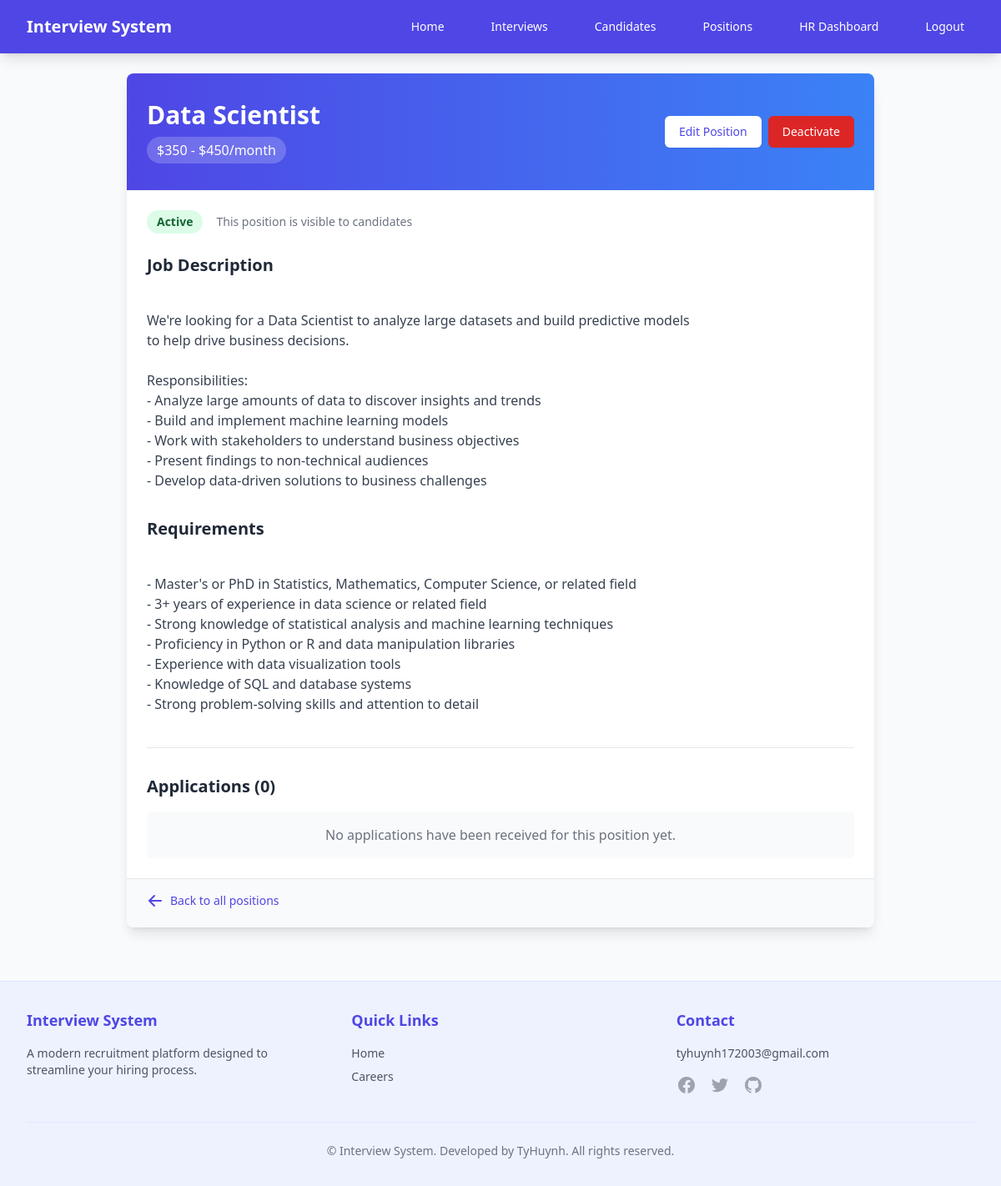
Page /positions/4/ (signed in) on the earlier database version.
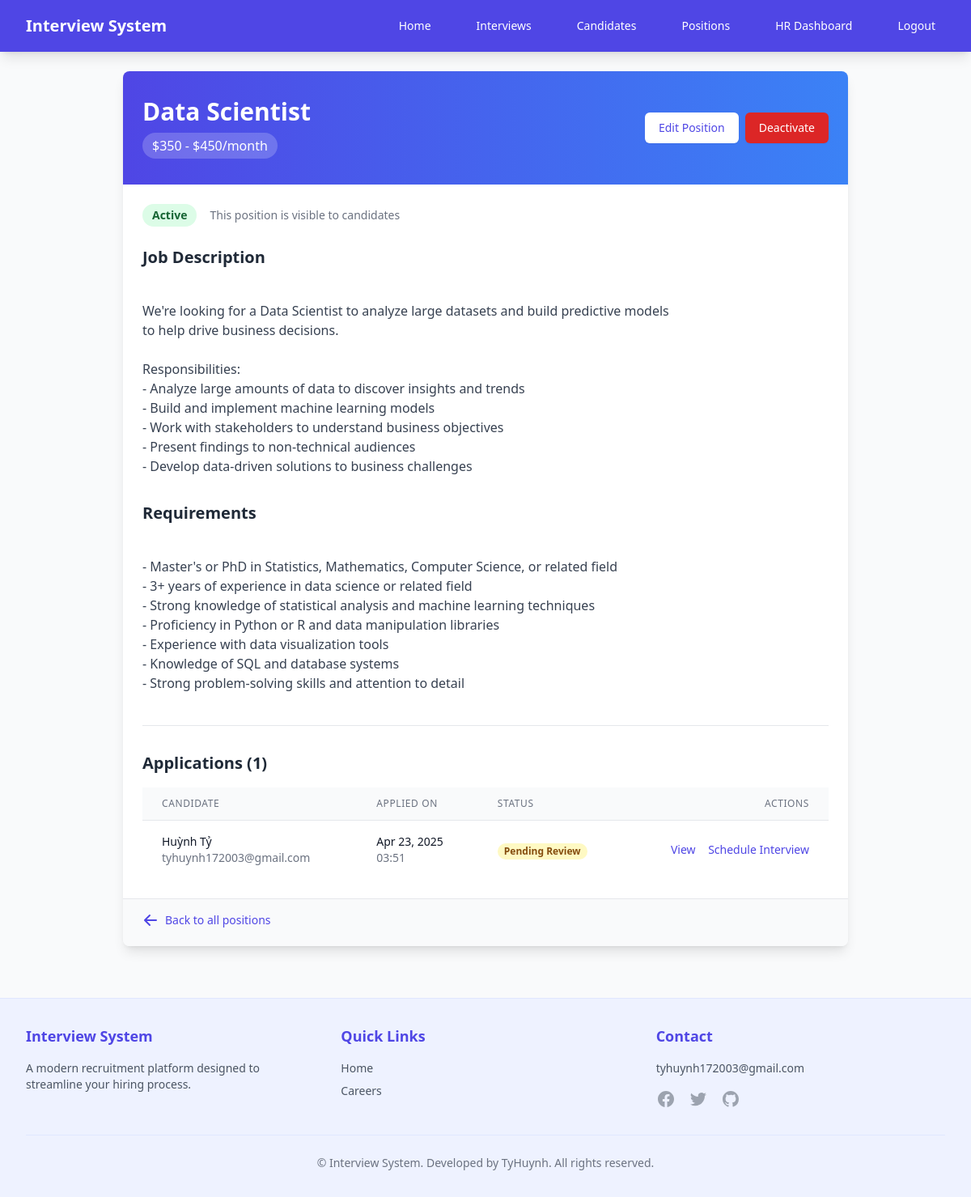
Same page on the later database version.
### recruitment/models.py (models this page shows, shortened)
class Application(models.Model):
    STATUS_CHOICES = [
        ('pending', 'Pending Review'),
        ('reviewing', 'Under Review'),
        ('interview', 'Interview Scheduled'),
        ('accepted', 'Accepted'),
        ('rejected', 'Rejected'),
    ]
    candidate = models.ForeignKey(Candidate, on_delete=models.CASCADE, related_name='applications')
    position = models.ForeignKey(Position, on_delete=models.CASCADE, related_name='applications')
    cover_letter = models.TextField(blank=True)
    resume = models.FileField(upload_to='resumes/', blank=True, null=True)
    created_at = models.DateTimeField(auto_now_add=True)
    updated_at = models.DateTimeField(auto_now=True)
    status = models.CharField(max_length=20, choices=STATUS_CHOICES, default='pending')

class Candidate(models.Model):
    user = models.OneToOneField(User, on_delete=models.CASCADE, null=True, blank=True)
    name = models.CharField(max_length=100)
    email = models.EmailField(unique=True)
    phone = models.CharField(max_length=20)
    resume = models.FileField(upload_to='resumes/', null=True, blank=True)
    created_at = models.DateTimeField(auto_now_add=True)

### recruitment/views.py (the view)
# urls.py: path('positions/<int:pk>/', views.position_detail, name='position_detail'),
@login_required
@staff_member_required
def position_detail(request, pk):
    position = get_object_or_404(Position, pk=pk)
    applications = Application.objects.filter(position=position)
    return render(request, 'recruitment/position_detail.html', {
        'position': position,
        'applications': applications,
    })

### templates/recruitment/position_detail.html (shortened to what the changed rows need)
{% extends 'base.html' %}
{% block content %}
<div class="max-w-4xl mx-auto bg-white shadow-lg rounded-lg overflow-hidden">
    <div class="px-6 py-8 bg-gradient-to-r from-indigo-600 to-blue-500 flex justify-between items-center">
        <div>
            <h1 class="text-3xl font-bold text-white">{{ position.title }}</h1>
        </div>
    </div>
    <div class="p-6">
        <div class="mb-8">
            <h2 class="text-xl font-bold text-gray-800 mb-4">Job Description</h2>
        </div>
        <div class="mb-8">
            <h2 class="text-xl font-bold text-gray-800 mb-4">Requirements</h2>
        </div>
        <div class="mt-10 pt-8 border-t border-gray-200">
            <h2 class="text-xl font-bold text-gray-800 mb-4">Applications ({{ applications.count }})</h2>
            {% if applications %}
                <div class="overflow-x-auto">
                    <table class="min-w-full divide-y divide-gray-200">
                        <thead class="bg-gray-50">
                            <tr>
                                <th scope="col" class="px-6 py-3 text-left text-xs font-medium text-gray-500 uppercase tracking-wider">
                                    Candidate
                                </th>
                                <th scope="col" class="px-6 py-3 text-left text-xs font-medium text-gray-500 uppercase tracking-wider">
                                    Applied On
                                </th>
                                <th scope="col" class="px-6 py-3 text-left text-xs font-medium text-gray-500 uppercase tracking-wider">
                                    Status
                                </th>
                                <th scope="col" class="px-6 py-3 text-right text-xs font-medium text-gray-500 uppercase tracking-wider">
                                    Actions
                                </th>
                            </tr>
                        </thead>
                        <tbody class="bg-white divide-y divide-gray-200">
                            {% for application in applications %}
                                <tr>
                                    <td class="px-6 py-4 whitespace-nowrap">
                                        <div class="flex items-center">
                                            <div>
                                                <div class="text-sm font-medium text-gray-900">
                                                    {{ application.candidate.name }}
                                                </div>
                                                <div class="text-sm text-gray-500">
                                                    {{ application.candidate.email }}
                                                </div>
                                            </div>
                                        </div>
                                    </td>
                                    <td class="px-6 py-4 whitespace-nowrap">
                                        <div class="text-sm text-gray-900">{{ application.created_at|date:"M d, Y" }}</div>
                                        <div class="text-sm text-gray-500">{{ application.created_at|time:"H:i" }}</div>
                                    </td>
                                    <td class="px-6 py-4 whitespace-nowrap">
                                        <span class="px-2 inline-flex text-xs leading-5 font-semibold rounded-full
                                            {% if application.status == 'pending' %}bg-yellow-100 text-yellow-800
                                            {% elif application.status == 'reviewed' %}bg-blue-100 text-blue-800
                                            {% elif application.status == 'interviewing' %}bg-purple-100 text-purple-800
                                            {% elif application.status == 'accepted' %}bg-green-100 text-green-800
                                            {% elif application.status == 'rejected' %}bg-red-100 text-red-800
                                            {% endif %}">
                                            {{ application.get_status_display }}
                                        </span>
                                    </td>
                                    <td class="px-6 py-4 whitespace-nowrap text-right text-sm font-medium">
                                        <a href="#" class="text-indigo-600 hover:text-indigo-900 mr-3">View</a>
                                        <a href="#" class="text-indigo-600 hover:text-indigo-900">Schedule Interview</a>
                                    </td>
                                </tr>
                            {% endfor %}
                        </tbody>
                    </table>
                </div>
            {% else %}
                <div class="bg-gray-50 p-4 rounded-md text-center">
                    <p class="text-gray-500">No applications have been received for this position yet.</p>
                </div>
            {% endif %}
        </div>
    </div>
</div>
{% endblock %}

Differences in the rows shown:
added Application: candidate.name "Huỳnh Tỷ", candidate.email "tyhuynh172003@gmail.com", created_at "Apr 23, 2025", created_at "03:51", status "Pending Review"
Other differences:
{{ applications.count }}: "0" → "1"
text no longer shown: "No applications have been received for this position yet."
text now shown: "CANDIDATE APPLIED ON STATUS ACTIONS"
